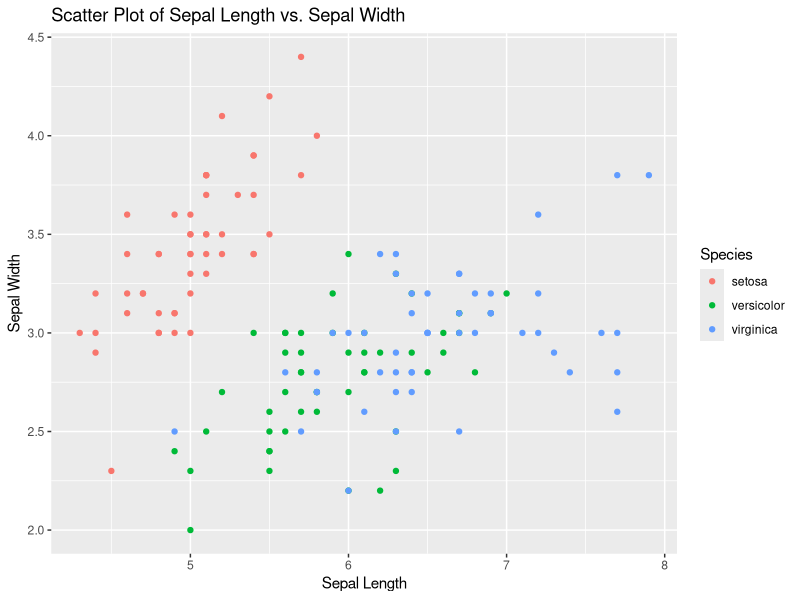
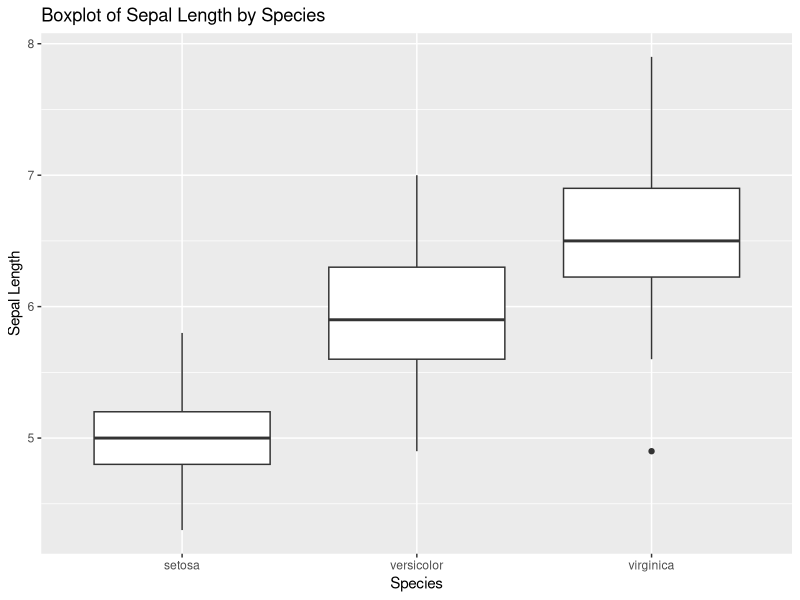
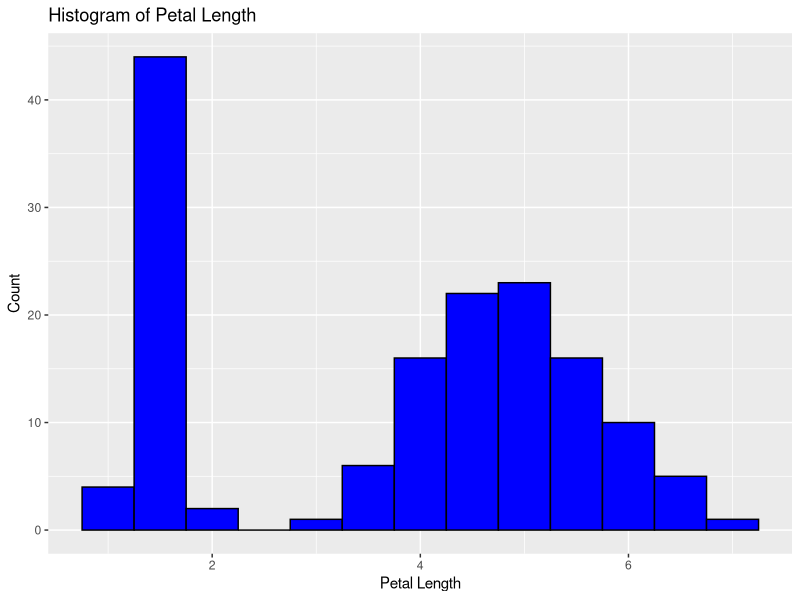
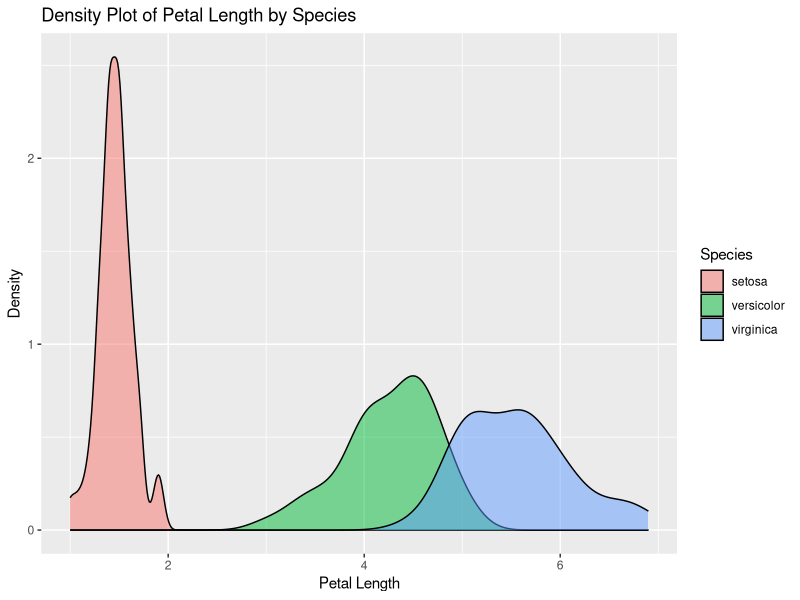
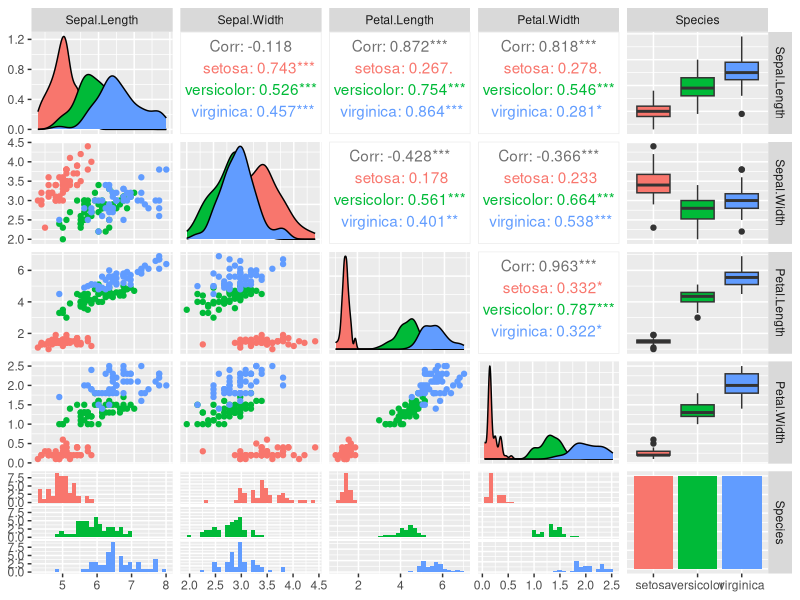

R code for these plots, in order:
data(iris)
head(iris)
str(iris)
install.packages("ggplot2")
library(ggplot2)

ggplot(iris, aes(x = Sepal.Length, y = Sepal.Width, color = Species)) +
  geom_point() +
  xlab("Sepal Length") +
  ylab("Sepal Width") +
  ggtitle("Scatter Plot of Sepal Length vs. Sepal Width")

ggplot(iris, aes(x = Species, y = Sepal.Length)) +
  geom_boxplot() +
  xlab("Species") +
  ylab("Sepal Length") +
  ggtitle("Boxplot of Sepal Length by Species")

ggplot(iris, aes(x = Petal.Length)) +
  geom_histogram(binwidth = 0.5, fill = "blue", color = "black") +
  xlab("Petal Length") +
  ylab("Count") +
  ggtitle("Histogram of Petal Length")

ggplot(iris, aes(x = Petal.Length, fill = Species)) +
  geom_density(alpha = 0.5) +
  xlab("Petal Length") +
  ylab("Density") +
  ggtitle("Density Plot of Petal Length by Species")
install.packages("GGally")
library(GGally)
ggpairs(iris, aes(color = Species))